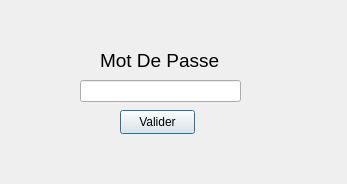
<?xml version="1.0" encoding="UTF-8"?>
<ui version="4.0">
 <class>MDP</class>
 <widget class="QDialog" name="MDP">
  <property name="geometry">
   <rect>
    <x>0</x>
    <y>0</y>
    <width>347</width>
    <height>184</height>
   </rect>
  </property>
  <property name="windowTitle">
   <string>Dialog</string>
  </property>
  <widget class="QPushButton" name="Valider">
   <property name="geometry">
    <rect>
     <x>120</x>
     <y>110</y>
     <width>75</width>
     <height>24</height>
    </rect>
   </property>
   <property name="text">
    <string>Valider</string>
   </property>
  </widget>
  <widget class="QLineEdit" name="ligne_mdp">
   <property name="geometry">
    <rect>
     <x>80</x>
     <y>80</y>
     <width>161</width>
     <height>22</height>
    </rect>
   </property>
   <property name="echoMode">
    <enum>QLineEdit::Password</enum>
   </property>
  </widget>
  <widget class="QLabel" name="label">
   <property name="geometry">
    <rect>
     <x>100</x>
     <y>50</y>
     <width>121</width>
     <height>21</height>
    </rect>
   </property>
   <property name="font">
    <font>
     <pointsize>14</pointsize>
    </font>
   </property>
   <property name="text">
    <string>Mot De Passe</string>
   </property>
  </widget>
 </widget>
 <resources/>
 <connections/>
</ui>
